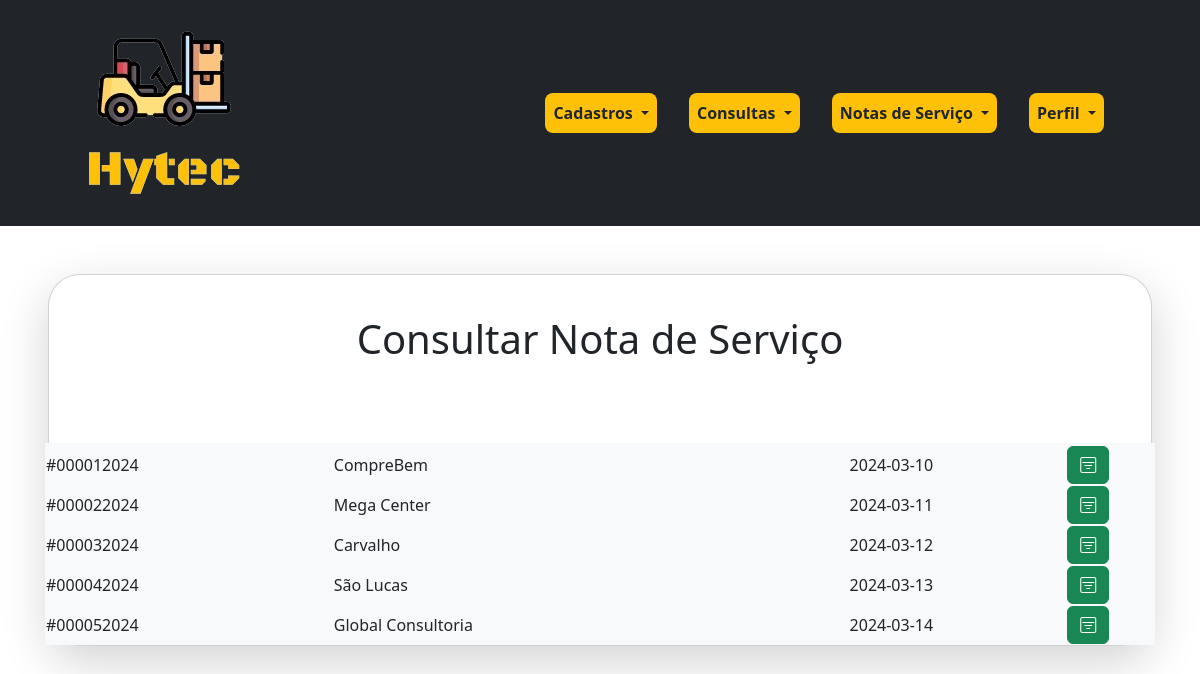
Screenshot of /consultar-nota.php with the database file from the repository.
### tables this page shows
CREATE TABLE notaservico(
id INT NOT NULL,
ano YEAR NOT NULL,
id_Cliente INT NOT NULL,
dataNota DATE NOT NULL,
horario TIME NOT NULL,
id_Tecnico INT NOT NULL,
valorTotal DOUBLE NOT NULL,
observacoes VARCHAR(255), 
PRIMARY KEY (id,ano),
CONSTRAINT fk_Cliente_NotaServico FOREIGN KEY (id_Cliente) REFERENCES cliente(id),
CONSTRAINT fk_Tecnico_NotaServico FOREIGN KEY (id_Tecnico) REFERENCES tecnico(id)
);

CREATE TABLE cliente(
id INT(4) AUTO_INCREMENT PRIMARY KEY,
razaoSocial VARCHAR(50) NOT NULL,
nomeFantasia VARCHAR(50) NOT NULL,
dataFundacao DATE NOT NULL,
cnpj VARCHAR(18) NOT NULL UNIQUE,
email VARCHAR(50) NOT NULL UNIQUE,
telefone VARCHAR(15) NOT NULL UNIQUE
);

### consultar-nota.php (the view, shortened to what this page needs)
<!doctype html>
<html lang="pt-br" data-bs-theme="darkAndYellow">
<head>
    <link href="https://cdn.jsdelivr.net/npm/bootstrap@5.3.2/dist/css/bootstrap.min.css" rel="stylesheet">
    <link rel="stylesheet" href="https://cdn.jsdelivr.net/npm/bootstrap-icons@1.10.2/font/bootstrap-icons.css">
    <link rel="stylesheet" href="https://unpkg.com/bootstrap-table@1.22.1/dist/bootstrap-table.min.css">
    <link rel="stylesheet" href="assets/css/global.css">
    <link rel="stylesheet" href="assets/css/consultar-estoque.css">
</head>
<body>
    <?php
    $html_content = file_get_contents('shared/navBar.html');
    echo $html_content;
    include 'backend/env.php';
    $con = new mysqli($DB_HOSTNAME, $DB_USERNAME, $DB_PASSWORD, $DB_DATABASE);
    $sql = "SELECT notaservico.id ,ano,dataNota,cliente.nomeFantasia FROM notaservico,cliente  where notaservico.id_Cliente = cliente.id";
    $result = $con->query($sql);
    function formatar_numero($numero)
    {
        $numero = str_replace("^0+", "", $numero);
        while (strlen($numero) < 10) {
            $numero = "0" . $numero;
        }
        $numero[0] = "#";
        return $numero;
    }
    ?>
    <form>
        <div class="card  m-5 shadow-lg rounded-5" id="container">
            <div class="p-2" id="containerResultado">
                <div class="row g-3 needs-validation d-flex justify-content-center">
                    <h1 class="text-center my-5 text-dark">Consultar Nota de Serviço</h1>
                </div>
            </div>
            <div class=" mx-1 mt-4 " id="containerResultado">
                <div class="row g-3 needs-validation d-flex justify-content-center">
                    <table id="table" class="bg-light" data-toggle="table" data-filter-control="true" data-click-to-select="true" data-buttons-prefix="btn" data-show-footer="true" data-show-print="true" data-mobile-responsive="true" data-show-columns="true" data-show-refresh="true" data-show-pagination-switch="true" data-show-toggle="true" data-buttons="buttons" data-show-export="true">
                        <thead>
                            <tr>
                                <th class="text-dark" data-field="note" data-alignment-select-control-options="auto" data-filter-control="input" data-searchable="true"></th>
                                <th class="text-dark" data-field="name" data-alignment-select-control-options="auto" data-filter-control="select" data-sortable="true"></th>
                                <th class="text-dark" data-field="date" data-alignment-select-control-options="auto" data-filter-control="input" data-sortable="true" data-alignment-select-control-options="right"></th>
                                <th class="text-dark text-center" data-field="action" data-alignment-select-control-options="auto"></th>
                            </tr>
                        </thead>
                        <tbody>
                            <?php
                            if ($result->num_rows > 0) {
                                while ($row = $result->fetch_assoc()) {
                                    $id = $row['id'];
                                    $ano = $row['ano'];
                                    $nomeFantasia = $row['nomeFantasia'];
                                    $dataNota = $row['dataNota'];
                                    $nServico = $id . $ano;
                                    $nServico = formatar_numero($nServico);
                                    echo "<tr>
										<td class='text-dark'>$nServico</td>
										<td class='text-dark'>$nomeFantasia</td>
										<td class='text-dark text-center'>$dataNota</td>
                                        <td class='justify-content-around d-flex'><button type='button' class='btn btn-success' id='btn-edit' data-id='$id' onclick='clicarNota(this)'><i class='bi bi-filter-square'></i></button>
									</tr>";
                                }
                            }
                            ?>
                        </tbody>
                    </table>
                </div>
            </div>
    </form>
</body>
</html>

### rows the page displays
notaservico: nServico "#000012024", id_Cliente.nomeFantasia "CompreBem", dataNota "2024-03-10"
notaservico: nServico "#000022024", id_Cliente.nomeFantasia "Mega Center", dataNota "2024-03-11"
notaservico: nServico "#000032024", id_Cliente.nomeFantasia "Carvalho", dataNota "2024-03-12"
notaservico: nServico "#000042024", id_Cliente.nomeFantasia "São Lucas", dataNota "2024-03-13"
notaservico: nServico "#000052024", id_Cliente.nomeFantasia "Global Consultoria", dataNota "2024-03-14"

### other values shown
$html_content "Cadastros Consultas Notas de Serviço Perfil"
